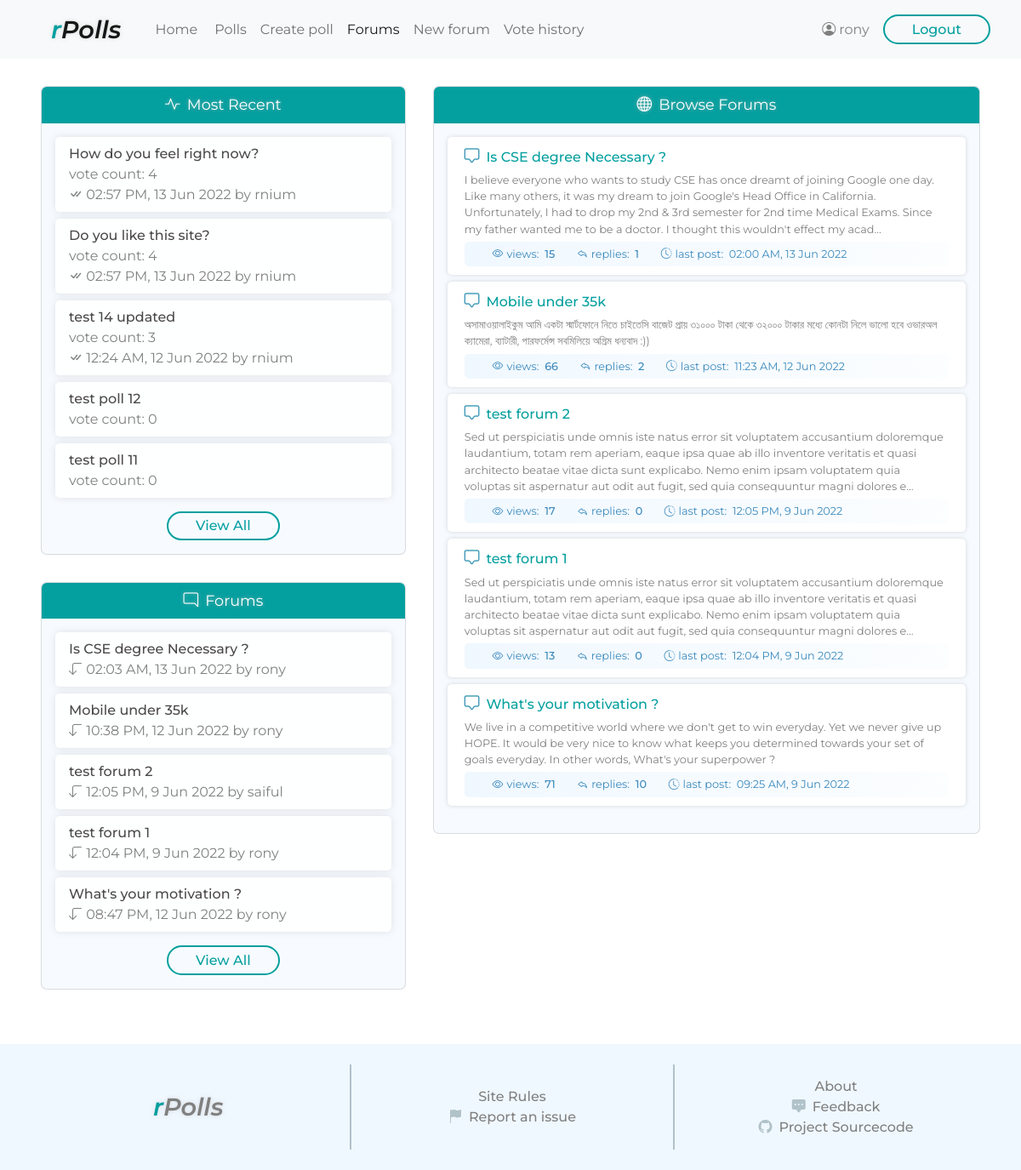
/forums/ (signed in), run on the app's committed database.
### polls/models.py (models this page shows, shortened)
class Poll(models.Model):
    title = models.CharField(max_length=250)
    banner = models.ImageField(upload_to='polls/images/', default='polls/images/default.jpg')
    author = models.ForeignKey(User, on_delete=models.CASCADE, related_name='poll')
    public = models.BooleanField(default=True)
    active = models.BooleanField(default=True)
    visible = models.BooleanField(default=True)
    added = models.DateTimeField(auto_now_add=True)
    views = models.IntegerField(default=0)

class Vote(models.Model):
    choice = models.ForeignKey(Choice, on_delete=models.CASCADE, related_name='choicevote')
    poll = models.ForeignKey(Poll, on_delete=models.CASCADE, related_name='pollvote')
    voter = models.ForeignKey(User, on_delete=models.CASCADE, related_name='uservote')
    vote_time = models.DateTimeField(auto_now_add=True)
    vote_update_time = models.DateTimeField(auto_now=True)

### forums/models.py (models this page shows, shortened)
class ForumTopic(models.Model):
    title = models.CharField(max_length=250)
    author = models.ForeignKey(User, on_delete=models.CASCADE, related_name='forum')
    active = models.BooleanField(default=True)
    locked = models.BooleanField(default=False)
    added = models.DateTimeField(auto_now_add=True)
    views = models.IntegerField(default=0)

class Post(models.Model):
    post_text = models.TextField()
    forum = models.ForeignKey(ForumTopic, on_delete=models.CASCADE, related_name='forumpost')
    post_author = models.ForeignKey(User, on_delete=models.CASCADE, related_name='userpost')
    added = models.DateTimeField()
    updated = models.DateTimeField()

### forums/views.py (the view)
# urls.py: path('', views.forums_all, name="forum_all"),
@login_required
def forums_all(request):
    forums_raw = ForumTopic.objects.all().order_by('-added')
    paginator_forums = Paginator(forums_raw, 10)
    page_no = request.GET.get('page')
    forums = paginator_forums.get_page(page_no)
    forums_all_context = dict()
    forums_all_context['forum_panel'] = get_forum_panel_context(request)
    forums_all_context['recentpolls'] = get_polls_panel_context(request)
    forums_all_context['username'] = request.user.username
    forum_topics = []
    for forum in forums:
        unit_context = dict()
        unit_context['forum_id'] = forum.id
        unit_context['title'] = forum.title
        allPosts = forum.forumpost.all().order_by('added')
        firstPost = allPosts[0]
        lastPost = forum.forumpost.latest('added')
        unit_context['views'] = forum.views
        unit_context['first_post_text'] = firstPost.post_text
        unit_context['num_replies'] = allPosts.count() - 1
        unit_context['last_post_time'] = forum.added
        forum_topics.append(unit_context)
    forums_all_context['forums'] = forum_topics
    paginator_context = dict()
    paginator_context['has_more_pages'] = forums.has_previous() or forums.has_next()
    paginator_context['has_next'] = forums.has_next()
    paginator_context['has_previous'] = forums.has_previous()
    paginator_context['current_page'] = forums.number
    paginator_context['total_pages'] = forums.paginator.num_pages
    paginator_context['prev_page_num'] = forums.previous_page_number
    paginator_context['next_page_num'] = forums.next_page_number
    forums_all_context['paginator'] = paginator_context
    return render(request, 'forums/forums_all.html', context=forums_all_context)

### polls/views.py (called while the page is built)
def get_forum_panel_context(request):
    recentforums = ForumTopic.objects.filter(active=True).order_by('-added')[:5]
    recentforums_context = []
    for forum in recentforums:
        forum_id = forum.id
        forum_title = forum.title
        lastPost = forum.forumpost.latest('added')
        last_post_time = lastPost.added
        last_post_user = lastPost.post_author
        unit_context = {'forum_id': forum_id, 'forum_title': forum_title, 'last_post_time': last_post_time, 'last_post_user': last_post_user}
        recentforums_context.append(unit_context)
    return recentforums_context

### forums/templates/forums/forums_all.html (shortened to what this page needs)
<!DOCTYPE html>
<html lang="en">
<head>
    <link href="https://cdn.jsdelivr.net/npm/bootstrap@5.1.3/dist/css/bootstrap.min.css" rel="stylesheet">
    {% load static %}
    <link rel="stylesheet" href="{% static 'style.css' %}">
</head>
<body>
    <header>
        <nav class="navbar navbar-expand-lg navbar-light bg-light">
            <div class="container-fluid">
              <a class="navbar-brand ms-5 pe-3" href="{% url 'homepage' %}"><span class="r">r</span>Polls</a>
              <div class="collapse navbar-collapse" id="navbarSupportedContent">
                <ul class="navbar-nav me-auto mb-2 mb-lg-0">
                  <li class="nav-item me-1">
                    <a class="nav-link" aria-current="page" href="{% url 'homepage' %}">Home</a>
                  </li>
                  <li class="nav-item">
                    <a class="nav-link" href="{% url 'polls:browse' %}">Polls</a>
                  </li>
                  <li class="nav-item">
                    <a class="nav-link" href="{% url 'polls:create_poll' %}">Create poll</a>
                  </li>
                  <li class="nav-item">
                    <a class="nav-link active" href="{% url 'forums:forum_all' %}">Forums</a>
                  </li>
                  <li class="nav-item">
                    <a class="nav-link" href="{% url 'forums:forum_create' %}">New forum</a>
                  </li>
                  <li class="nav-item">
                    <a class="nav-link" href="{% url 'polls:votes_history' %}">Vote history</a>
                  </li>
                </ul>
                <div class="account d-flex me-4">
                    <div class="profile d-flex my-auto me-3">
                        <i class="bi bi-person-circle"></i>
                        <span class="username-viewonly ms-1">{{ username }}</span>
                    </div>
                    <form action="{% url 'logout' %}" method="POST"> {% csrf_token %}
                        <input type="submit" class="btn-1" value="Logout">
                    </form>
                </div>
              </div>
            </div>
          </nav>
    </header>
    <div class="main-container">
        <div class="left-col">
            <div class="recent-polls card">
                <div class="heading">
                    <span class="icon me-1"><i class="bi bi-activity"></i></span>
                    <span class="title">Most Recent</span>
                </div>
                <div class="content">
                    {% for poll in recentpolls %}
                    <div class="poll-item">
                        <a class="poll-title" href="{% url 'polls:polldetails' poll.poll_id %}">{{ poll.poll_title }}</a>
                        <div class="count">
                            <span class="label">vote count:&nbsp;</span><span class="value">{{ poll.vote_count }}</span>
                        </div>
                        {% if poll.vote_count%}
                        <div class="last-vote">
                            <span class="label"><i class="bi bi-check-all"></i></span>
                            <span class="date">{{ poll.last_vote_time|date:"h:i A, j M o" }}</span>
                            <span class="user">by {{ poll.last_vote_voter }}</span>
                        </div>
                        {% endif %}
                    </div>
                    {% endfor %}
                    <a href="{% url 'polls:browse' %}" class="btn-1 link-btn">View All</a>
                </div>
            </div>
            <div class="community-forum card">
                <div class="heading">
                    <span class="icon me-1"><i class="bi bi-chat-right"></i></span>
                    <span class="title">Forums</span>
                </div>
                <div class="content">
                    {% for forum in forum_panel %}
                    <div class="forum-post">
                        <a class="post-title" href="{% url 'forums:forum_detail' forum.forum_id %}">{{ forum.forum_title }}</a>
                        <div class="last-post">
                            <span class="label"><i class="bi bi-arrow-90deg-down"></i></span>
                            <span class="date">{{ forum.last_post_time|date:"h:i A, j M o" }}</span>
                            <span class="user">by {{ forum.last_post_user }}</span>
                        </div>
                    </div>
                    {% endfor %}
                    <a href="{% url 'forums:forum_all' %}" class="btn-1 link-btn">View All</a>
                </div>
            </div>
        </div>
        <div class="right-col">
            <div class="browse-forums card">
                <div class="heading">
                    <i class="bi bi-globe me-1"></i>
                    <span class="title">Browse Forums</span>
                </div>
                <div class="content">
                    {% for forum in forums %}
                    <div class="forum-item">
                        <div class="title">
                            <i class="bi bi-chat-square me-2"></i><a href="{% url 'forums:forum_detail' forum.forum_id %}">{{ forum.title }}</a>
                        </div>
                        <div class="post-body">{{ forum.first_post_text|striptags|truncatechars:330 }}</div>
                        <div class="stat">
                            <div class="views si">
                                <span class="label"><i class="bi bi-eye me-1"></i>views:&nbsp;</span>
                                <span class="value">{{ forum.views }}</span>
                            </div>
                            <div class="replies si">
                                <span class="label"><i class="bi bi-reply me-1"></i>replies:&nbsp;</span>
                                <span class="value">{{ forum.num_replies }}</span>
                            </div>
                            <div class="replies si">
                                <span class="label"><i class="bi bi-clock-history me-1"></i>last post:&nbsp;</span>
                                <span class="label">{{ forum.last_post_time|date:"h:i A, j M o" }}</span>
                            </div>
                        </div>
                    </div>
                    {% endfor %}
                </div>
            </div>
        </div>
    </div>
    <footer>
        <div class="upper">
            <div class="col-1">
                <div class="site-name">
                    <span class="r">r</span>Polls</a>
                </div>
            </div>
            <div class="vl"></div>
            <div class="col-2">
                <a href="{% url 'rules' %}">Site Rules</a>
                <a href="{% url 'issue' %}"><i class="bi bi-flag-fill"></i>Report an issue</a>
            </div>
            <div class="vl"></div>
            <div class="col-3">
                <a href="{% url 'about' %}">About</a>
                <a href="{% url 'feedback' %}"><i class="bi bi-chat-square-dots-fill"></i>Feedback</a>
                <a href="{% url 'sourcecode' %}"><i class="bi bi-github"></i>Project Sourcecode</a>
            </div>
        </div>
    </footer>
</body>
</html>

### data on the page
Poll: poll_title "test poll 12"
Poll: poll_title "test poll 11"
ForumTopic: title "Is CSE degree Necessary ?", last_post_time "02:00 AM, 13 Jun 2022"
Post: first_post_text "I believe everyone who wants to study CSE has once dreamt of joining Google one day. Like many others, it was my dream to join Google's Head Office in California. Unfortunately, I had to drop my 2nd & 3rd semester for 2nd time Medical Exams. Since my father wanted me to be a doctor. I thought this wouldn't effect my acad…"
ForumTopic: title "Mobile under 35k", last_post_time "11:23 AM, 12 Jun 2022"
Post: first_post_text "অসামাওয়ালাইকুম আমি একটা স্মার্টফোনে নিতে চাইতেসি বাজেট প্রায় ৩১০০০ টাকা থেকে ৩২০০০ টাকার মধ্যে কোনটা নিলে ভালো হবে ওভারঅল ক্যামেরা, ব্যাটারী, পারফর্মেন্স সবমিলিয়ে অগ্রিম ধন্যবাদ :))"
ForumTopic: title "test forum 2", last_post_time "12:05 PM, 9 Jun 2022"
Post: first_post_text "Sed ut perspiciatis unde omnis iste natus error sit voluptatem accusantium doloremque laudantium, totam rem aperiam, eaque ipsa quae ab illo inventore veritatis et quasi architecto beatae vitae dicta sunt explicabo. Nemo enim ipsam voluptatem quia voluptas sit aspernatur aut odit aut fugit, sed quia consequuntur magni dolores e…"
ForumTopic: title "test forum 1", last_post_time "12:04 PM, 9 Jun 2022"
Post: first_post_text "Sed ut perspiciatis unde omnis iste natus error sit voluptatem accusantium doloremque laudantium, totam rem aperiam, eaque ipsa quae ab illo inventore veritatis et quasi architecto beatae vitae dicta sunt explicabo. Nemo enim ipsam voluptatem quia voluptas sit aspernatur aut odit aut fugit, sed quia consequuntur magni dolores e…"
ForumTopic: title "What's your motivation ?", last_post_time "09:25 AM, 9 Jun 2022"
Post: first_post_text "We live in a competitive world where we don't get to win everyday. Yet we never give up HOPE. It would be very nice to know what keeps you determined towards your set of goals everyday. In other words, What's your superpower ?"

### other printed values
{{ username }} "rony"
{{ poll.poll_title }} "How do you feel right now?"
{{ poll.vote_count }} "4"
{{ poll.last_vote_time|date:"h:i A, j M o" }} "02:57 PM, 13 Jun 2022"
{{ poll.last_vote_voter }} "rnium"
{{ poll.poll_title }} "Do you like this site?"
{{ poll.poll_title }} "test 14 updated"
{{ poll.vote_count }} "3" "0" "0"
{{ poll.last_vote_time|date:"h:i A, j M o" }} "12:24 AM, 12 Jun 2022"
{{ forum.forum_title }} "Is CSE degree Necessary ?"
{{ forum.last_post_time|date:"h:i A, j M o" }} "02:03 AM, 13 Jun 2022"
{{ forum.last_post_user }} "rony"
{{ forum.forum_title }} "Mobile under 35k"
{{ forum.last_post_time|date:"h:i A, j M o" }} "10:38 PM, 12 Jun 2022"
{{ forum.forum_title }} "test forum 2"
